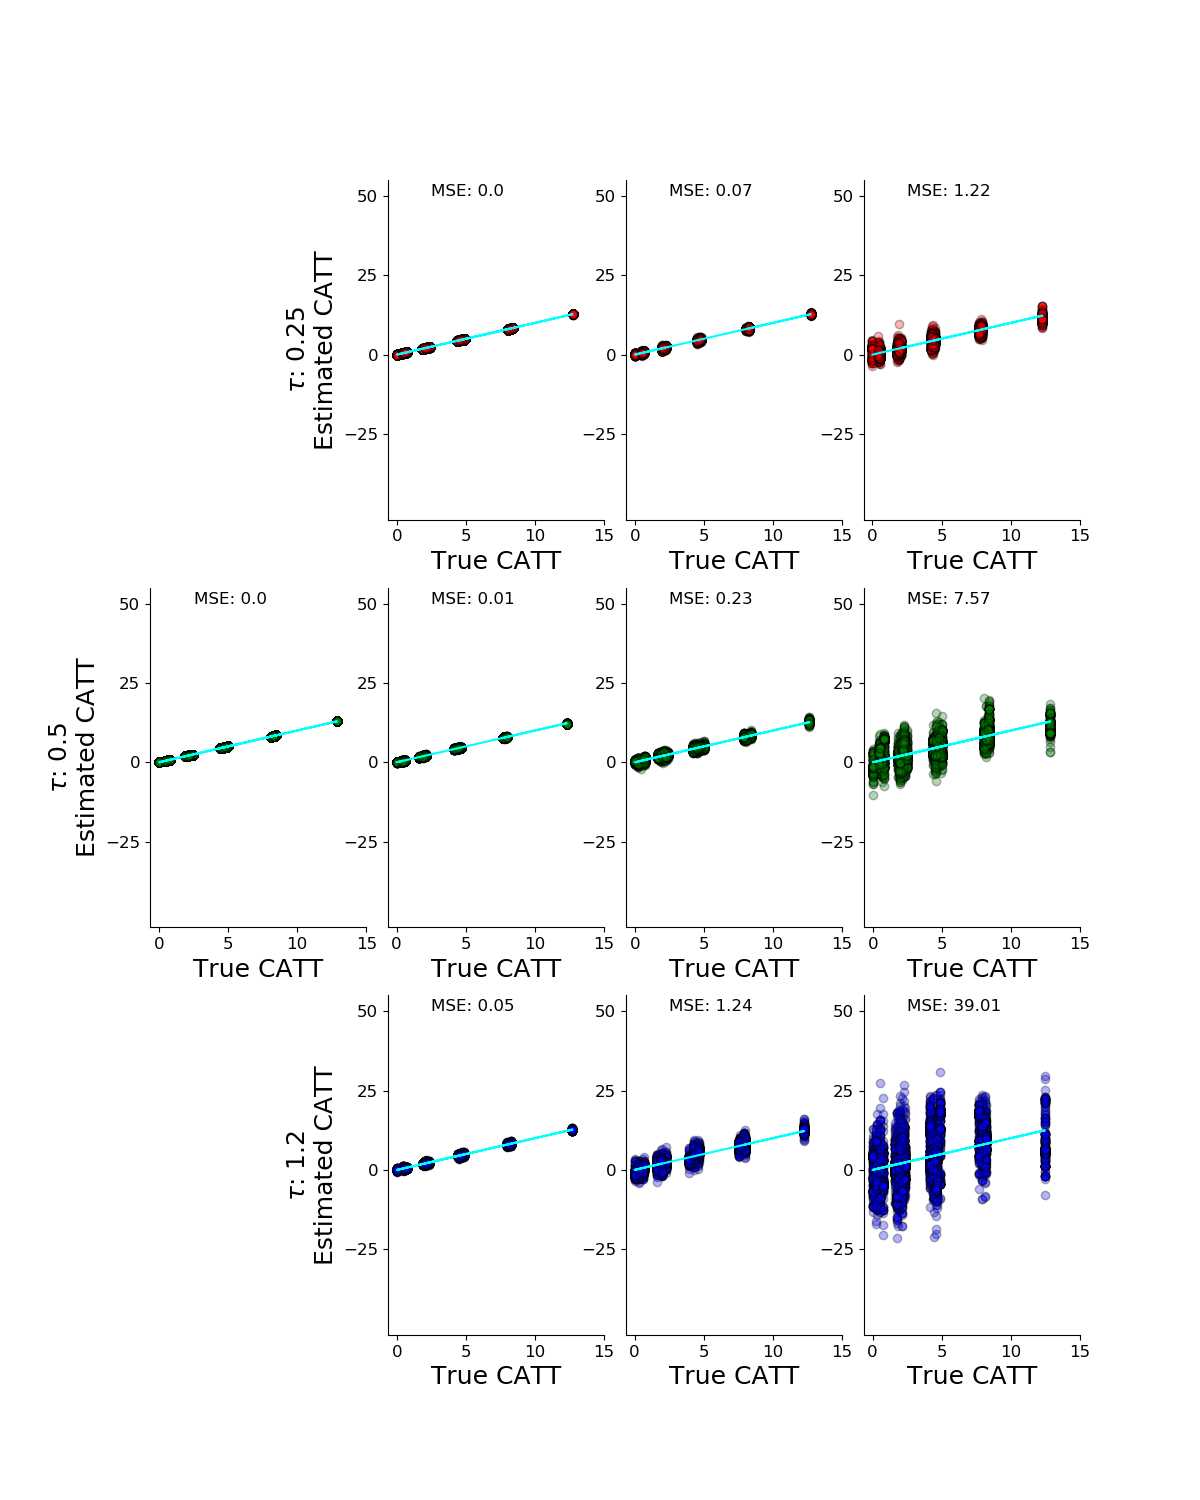

Write Python code to recreate this figure.
import matplotlib.pyplot as plt
plt.switch_backend('agg')
from scipy.ndimage.filters import gaussian_filter1d
import numpy as np
import pickle
import pandas as pd
from sklearn.metrics import mean_squared_error as MSE


fexs=[]
feys=[]
mse = []

#flame
with open("res/DAME-x11",'rb') as f:
        FLAME_early_x = pickle.load(f) 
        fexs.append(FLAME_early_x)


with open("res/DAME-y11",'rb') as f:
        FLAME_early_y = pickle.load(f) 
        feys.append(FLAME_early_y)

mse.append(MSE(FLAME_early_x, FLAME_early_y))

with open("res/DAME-x12",'rb') as f:
        FLAME_early_x = pickle.load(f) 
        fexs.append(FLAME_early_x)


with open("res/DAME-y12",'rb') as f:
        FLAME_early_y = pickle.load(f) 
        feys.append(FLAME_early_y)
mse.append(MSE(FLAME_early_x, FLAME_early_y))

#flame early
with open("res/DAME-x13",'rb') as f:
        FLAME_early_x = pickle.load(f) 
        fexs.append(FLAME_early_x)

with open("res/DAME-y13",'rb') as f:
        FLAME_early_y = pickle.load(f) 
        feys.append(FLAME_early_y)
mse.append(MSE(FLAME_early_x, FLAME_early_y))

with open("res/DAME-x",'rb') as f:
        FLAME_early_x = pickle.load(f) 
        fexs.append(FLAME_early_x)

with open("res/DAME-y",'rb') as f:
        FLAME_early_y = pickle.load(f) 
        feys.append(FLAME_early_y)
mse.append(MSE(FLAME_early_x, FLAME_early_y))

with open("res/DAME-x21",'rb') as f:
        FLAME_early_x = pickle.load(f) 
        fexs.append(FLAME_early_x)


with open("res/DAME-y21",'rb') as f:
        FLAME_early_y = pickle.load(f) 
        feys.append(FLAME_early_y)
mse.append(MSE(FLAME_early_x, FLAME_early_y))

with open("res/DAME-x22",'rb') as f:
        FLAME_early_x = pickle.load(f) 
        fexs.append(FLAME_early_x)


with open("res/DAME-y22",'rb') as f:
        FLAME_early_y = pickle.load(f) 
        feys.append(FLAME_early_y)
mse.append(MSE(FLAME_early_x, FLAME_early_y))

#flame early
with open("res/DAME-x23",'rb') as f:
        FLAME_early_x = pickle.load(f) 
        fexs.append(FLAME_early_x)

with open("res/DAME-y23",'rb') as f:
        FLAME_early_y = pickle.load(f) 
        feys.append(FLAME_early_y)
mse.append(MSE(FLAME_early_x, FLAME_early_y))

with open("res/DAME-x31",'rb') as f:
        FLAME_early_x = pickle.load(f) 
        fexs.append(FLAME_early_x)


with open("res/DAME-y31",'rb') as f:
        FLAME_early_y = pickle.load(f) 
        feys.append(FLAME_early_y)
mse.append(MSE(FLAME_early_x, FLAME_early_y))

with open("res/DAME-x32",'rb') as f:
        FLAME_early_x = pickle.load(f) 
        fexs.append(FLAME_early_x)


with open("res/DAME-y32",'rb') as f:
        FLAME_early_y = pickle.load(f) 
        feys.append(FLAME_early_y)
mse.append(MSE(FLAME_early_x, FLAME_early_y))

#flame early
with open("res/DAME-x33",'rb') as f:
        FLAME_early_x = pickle.load(f) 
        fexs.append(FLAME_early_x)

with open("res/DAME-y33",'rb') as f:
        FLAME_early_y = pickle.load(f) 
        feys.append(FLAME_early_y)
mse.append(MSE(FLAME_early_x, FLAME_early_y))

print(mse)

f, axes = plt.subplots(3,4, figsize=(12,15))

colors = ['red', 'green', 'blue']

def get_location(sp):
    if sp < 3:
        return 0, sp % 3 + 1

    elif sp < 7:
        return 1, (sp + 1) % 4

    elif sp < 9:
        return 2, sp % 3
    else:
        return 2, 3

for sp in range(len(fexs)):
    FLAME_early_x = fexs[sp]
    FLAME_early_y = feys[sp]

    i,j = get_location(sp)

    FLAME_x = []
    FLAME_y = []


    for k in range(len(FLAME_early_x)):
        """
        if FLAME_early_x[i] <= -0.5  or FLAME_early_x[i] >= 17 or FLAME_early_y[i] <= -50 or FLAME_early_y[i] >= 50:
                continue
        """
        FLAME_x.append(FLAME_early_x[k])
        FLAME_y.append(FLAME_early_y[k])

    axes[i][j].scatter(FLAME_x, FLAME_y, c = colors[i], alpha = 0.3, marker = 'o', edgecolor = 'black') # plotting t, a separately 
    axes[i][j].plot(FLAME_x, FLAME_x, c = 'cyan') # plotting t, a separately 
    axes[i][j].set_xticks(range(0, 16, 5))

    #axes[sp].yticks(np.linspace(-25, 25, 5), size = 30)
    
    #axes[sp].ylabel("Estimated CATT", fontsize =26, fontname = "Times New Roman Bold")
    #axes[sp].xlabel("True CATT", fontsize = 40, fontname = "Times New Roman Bold")
    #axes[sp].ylabel("Estimated CATT", fontsize =26, fontname = "Times New Roman Bold")
    #axes[sp].xticks(np.linspace(0, 15, 5), size = 30)
    #axes[sp].yticks(np.linspace(-25, 25, 5), size = 30)
    
    axes[i][j].text(2.5,50,s="MSE: {}".format(round(mse[sp],2)), size = 12)
    axes[i][j].spines["top"].set_visible(False)
    axes[i][j].spines["right"].set_visible(False)
    axes[i][j].set_ylim(-52, 55) 

    axes[i][j].set_yticks(range(-25, 51, 25))
    axes[i][j].tick_params(axis='both', which='major', labelsize=12)

    """
    if True:
        axes[i][j].set_ylabel("Estimated CATT",fontsize = 18, fontweight="normal")
    """

    if True:
        axes[i][j].set_xlabel("True CATT", fontsize = 18, fontweight="normal")

    if i == 0 and j == 1:
        axes[i][j].set_ylabel(r'$ \tau $' + ": 0.25\n" + "Estimated CATT",fontsize = 18, fontweight="normal")
    elif i == 2 and j == 1:
        axes[i][j].set_ylabel(r'$ \tau $' + ": 1.2\n" + "Estimated CATT",fontsize = 18, fontweight="normal")
    elif i == 1 and j == 0:
        axes[i][j].set_ylabel(r'$ \tau $' + ": 0.5\n" + "Estimated CATT",fontsize = 18, fontweight="normal")
    """
    else:
        axes[i][j].set_ylabel("Estimated CATT",fontsize = 18, fontweight="normal")
    """
    #axes[sp].text(0,17,"10418, 0.0", fontsize = 36, fontname = "Times New Roman Bold")

    #DAMER 
    #plt.figure(figsize = (15, 10))
    #plt.scatter(FLAME_x, FLAME_y, c = 'cyan', alpha = 0.3, marker = 'o', edgecolor = 'black') # plotting t, a separately 
    #plt.plot(FLAME_x, FLAME_x, c = 'cyan') # plotting t, a separately 
    #plt.xlabel("True CATT", fontsize = 40, fontname = "Times New Roman Bold")
    #plt.ylabel("Estimated CATT", fontsize =26, fontname = "Times New Roman Bold")
    #plt.xticks(np.linspace(0, 15, 5), size = 30)
    #plt.yticks(np.linspace(-25, 25, 5), size = 30)
    #plt.title("DAMER early stop", size = 48, fontname = "Times New Roman Bold")
    #plt.text(0,17,"10418, 0.0", fontsize = 36, fontname = "Times New Roman Bold")
    #plt.show()

    #plt.savefig("plots/D-early.png")

axes[0, 0].axis('off')
axes[2, 0].axis('off')
f.subplots_adjust(wspace=0.1)
#plt.title("DAME")
plt.savefig("Figure13.png")

